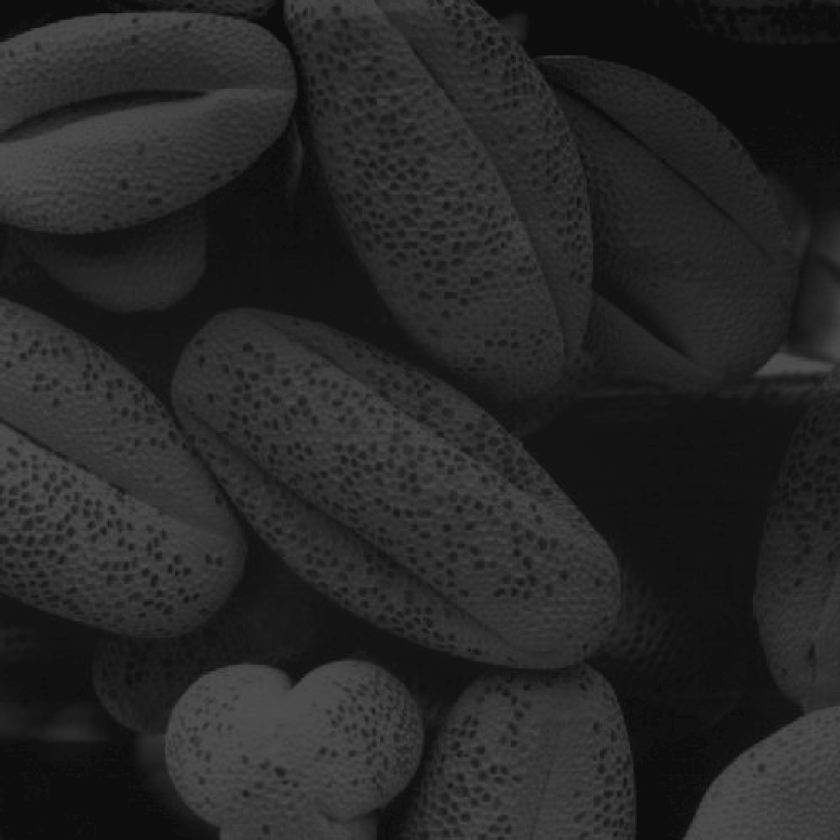
#> input picture TP2/Fig0208(a).tif, 840 x 840 px, shrunk from 1021 x 1021 before the run
$ jupyter execute 'contrast(3).ipynb'
#> lines starting #> are read from the running program, lines starting #| are printed output that depends on the picture
[cell 1]
import numpy as np
import cv2
import matplotlib.pyplot as plt
import math

def ReadImage (argument) :
#> called with argument = 'Fig0208(a).tif'
    img = cv2.imread(argument,cv2.IMREAD_GRAYSCALE)
#> img is the input picture: shape (840, 840); min 9, max 84, mean 38.8
    return img

def Expansion (argument) :
#> called with argument = 'Fig0208(a).tif'
    img = ReadImage(argument)
    expansion = ((img.astype(int) - np.amin(img)))  * 255 / (np.amax(img) - np.amin(img))
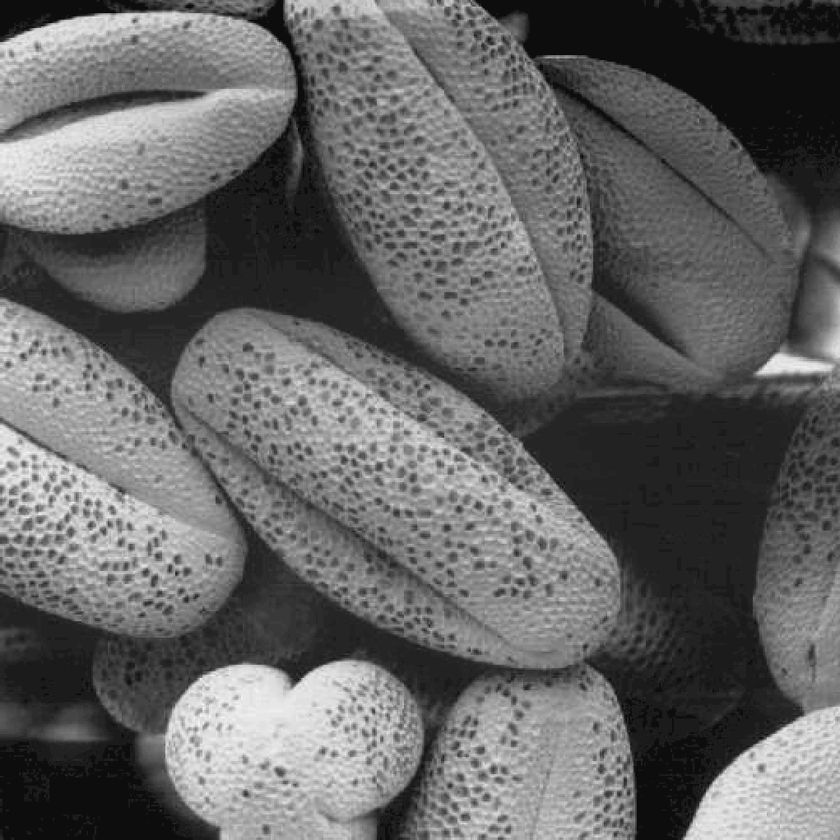
#> expansion: shape (840, 840) float64; min 0, max 255, mean 101.2
    #cv2.imwrite('Expansion.png',expansion)
    return expansion

def Egalisation (argument) :
    img = ReadImage(argument)
    egalisation = cv2.equalizeHist(img)
    #cv2.imwrite('égalisation.png',egalisation)
    return egalisation

Images = ['Fig0208(a).tif','Fig0210(a).tif','Fig0228(a).tif']


for i in Images :
    fig = plt.figure()
    fig.set_size_inches(19 , 10)
    ax1 = fig.add_subplot(1,3,1)
    ax1.set_xlabel("originale")
    ax1.imshow(ReadImage(i), cmap = 'gray' ,vmin= 0,vmax = 255)
    ax1 = fig.add_subplot(1,3,2)
    ax1.set_xlabel("Expansion")
    ax1.imshow(Expansion(i) , cmap = 'gray', vmin= 0,vmax = 255)
    str = "Expansion Image "+ i
    plt.imsave(str+".png", Expansion(i), cmap='gray',vmin=0,vmax=255)
    ax1 = fig.add_subplot(1,3,3)
    ax1.set_xlabel("Egalisation")
    ax1.imshow(Egalisation(i) , cmap = 'gray' ,vmin= 0,vmax = 255)
#> in Egalisation, `egalisation = cv2.equalizeHist(img)`:
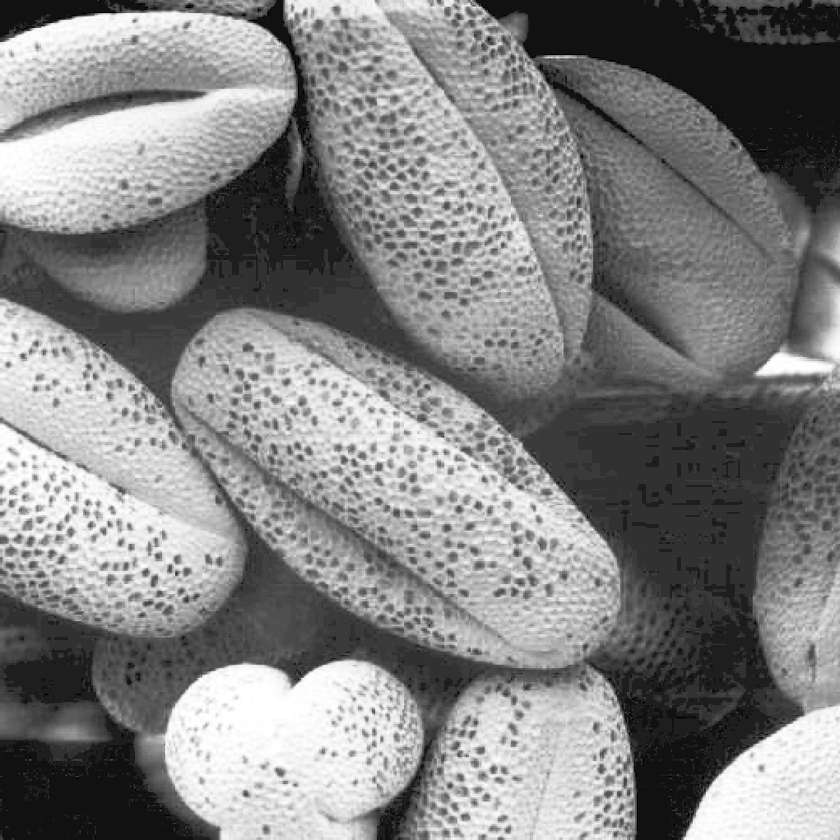
#> egalisation: shape (840, 840); min 0, max 255, mean 130.5
    str2 = "equalized Image " + i
    plt.imsave(str2+".png", Egalisation(i), cmap='gray',vmin=0,vmax=255)
#> pass 2 of the loop `for i in Images :`:
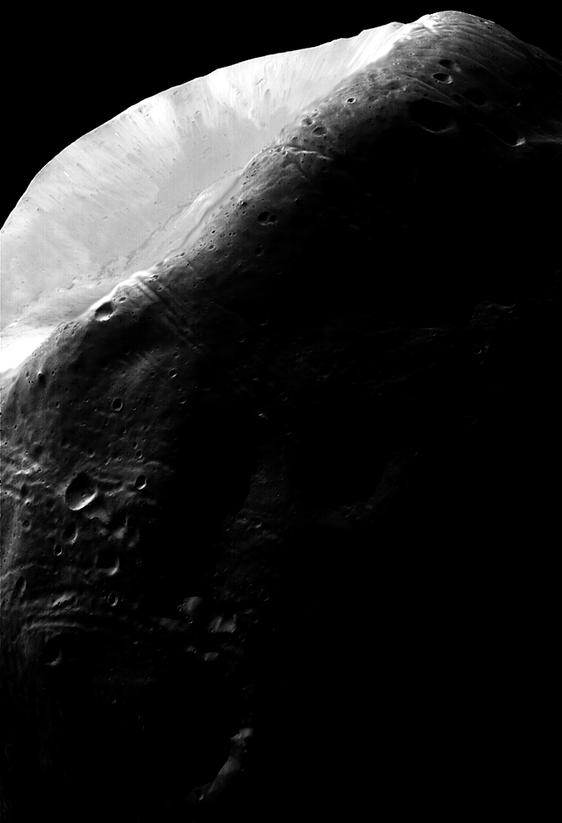
#> input picture TP2/Fig0210(a).tif, 562 x 823 px, shrunk from 683 x 1000 before the run
#> in ReadImage, img is the input picture: shape (823, 562); min 0, max 255, mean 31.7
#> expansion: shape (823, 562) float64
#> in Egalisation (call 3), `egalisation = cv2.equalizeHist(img)`:
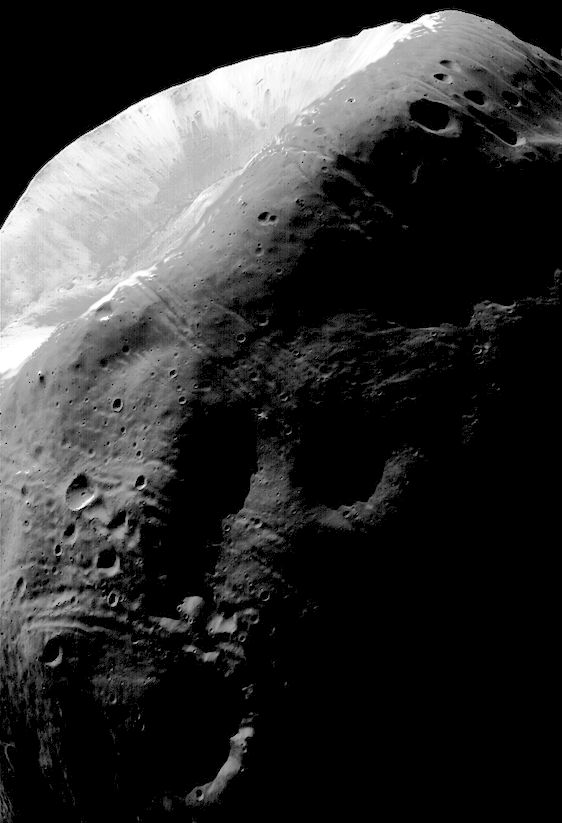
#> egalisation: shape (823, 562); min 0, max 255, mean 50.3
#> pass 3 of the loop `for i in Images :`:
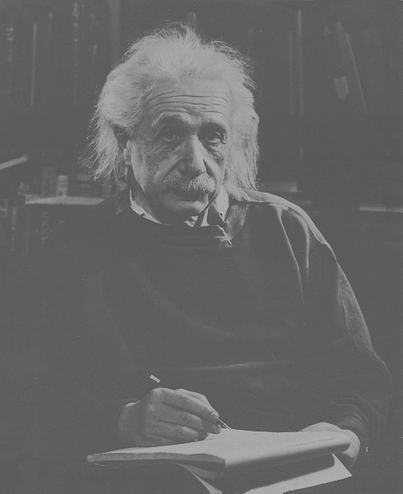
#> input picture TP2/Fig0228(a).tif, 403 x 494 px, shrunk from 490 x 600 before the run
#> in ReadImage, img is the input picture: shape (494, 403); min 71, max 187, mean 102.4
#> in Expansion (call 5), `expansion = ((img.astype(int) - np.amin(img)))  * 255 / (np.amax(img) ..`:
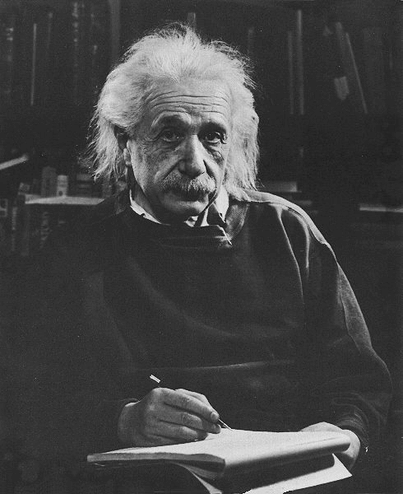
#> expansion: shape (494, 403) float64; min 0, max 255, mean 68.9
#> in Egalisation (call 5), `egalisation = cv2.equalizeHist(img)`:
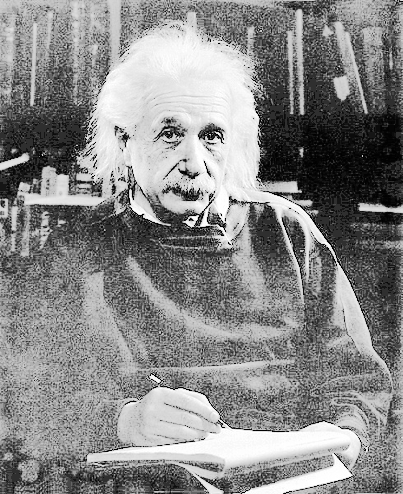
#> egalisation: shape (494, 403); min 0, max 255, mean 136.4
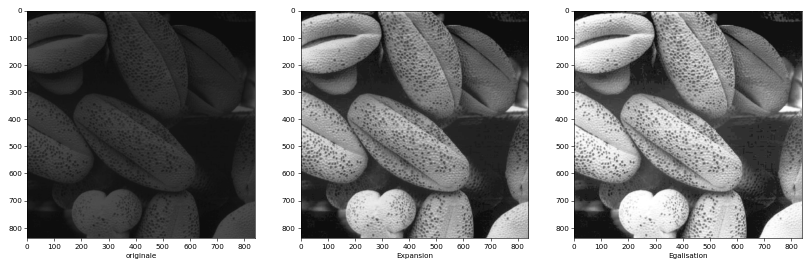
#> figure drawn by matplotlib, 3 panels
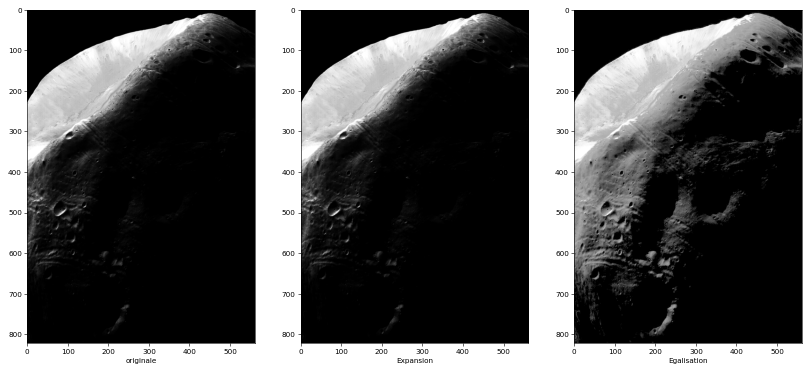
#> figure drawn by matplotlib, 3 panels
